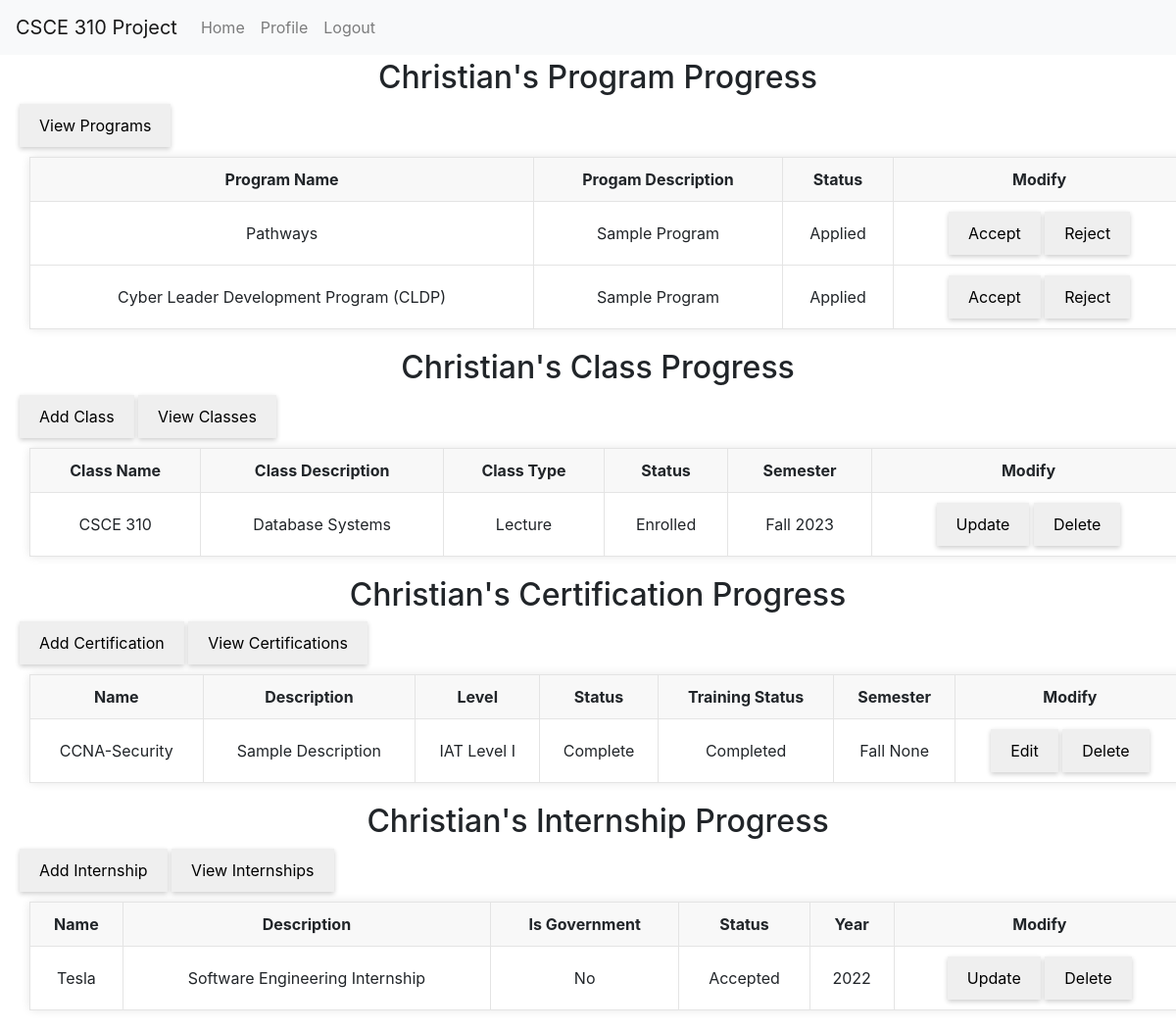
Page /progress/view_progress/1 (signed in) on the committed database.
### tables this page shows
CREATE TABLE Users (
                    UIN INTEGER PRIMARY KEY,
                    First_Name TEXT NOT NULL,
                    M_Initial TEXT,
                    Last_Name TEXT NOT NULL,
                    Username TEXT UNIQUE NOT NULL,
                    Password TEXT NOT NULL,
                    User_Type TEXT NOT NULL,
                    Email TEXT UNIQUE NOT NULL,
                    Discord_Name TEXT NOT NULL,
                    Archived INTEGER NOT NULL
                    );

CREATE TABLE Application (
                    app_num INTEGER PRIMARY KEY AUTOINCREMENT,
                    program_num INTEGER,
                    UIN INTEGER,
                    uncom_cert TEXT,
                    com_cert TEXT,
                    purpose_statement TEXT,
                    FOREIGN KEY(program_num) REFERENCES Programs(program_num),
                    FOREIGN KEY(UIN) REFERENCES College_students(UIN)
                    );

CREATE TABLE Programs (
                    program_num INTEGER PRIMARY KEY AUTOINCREMENT,
                    name TEXT,
                    description TEXT,
                    archived INTEGER
                    );

CREATE TABLE Class_Enrollment (
                    CE_Num INTEGER PRIMARY KEY AUTOINCREMENT,
                    UIN INTEGER,
                    Class_ID INTEGER,
                    Status VARCHAR, 
                    Semester VARCHAR,
                    Year YEAR,
                    FOREIGN KEY(UIN) REFERENCES College_students(UIN),
                    FOREIGN KEY(Class_ID) REFERENCES Classes(Class_ID)
                    );

CREATE TABLE Classes (
                    Class_ID INTEGER PRIMARY KEY AUTOINCREMENT,
                    Name VARCHAR,
                    Description VARCHAR,
                    Type VARCHAR
                    );

CREATE TABLE Cert_Enrollment (
                    CertE_Num INTEGER PRIMARY KEY AUTOINCREMENT,
                    UIN INTEGER,
                    Cert_ID INTEGER,
                    Program_Num INTEGER,
                    Status VARCHAR, 
                    Training_Status VARCHAR,
                    Semester VARCHAR,
                    Year YEAR,
                    FOREIGN KEY(UIN) REFERENCES College_students(UIN),
                    FOREIGN KEY(Cert_ID) REFERENCES Certification(Cert_ID),
                    FOREIGN KEY(Program_Num) REFERENCES Programs(program_Num)
                    );

CREATE TABLE Certification (
                    Cert_ID INTEGER PRIMARY KEY AUTOINCREMENT,
                    Name VARCHAR,
                    Description VARCHAR,
                    Level VARCHAR
                    );

CREATE TABLE Intern_App (
                    IA_Num INTEGER PRIMARY KEY AUTOINCREMENT,
                    UIN INTEGER,
                    Intern_ID INTEGER,
                    Status VARCHAR, 
                    Year YEAR,
                    FOREIGN KEY(UIN) REFERENCES College_students(UIN),
                    FOREIGN KEY(Intern_ID) REFERENCES Internship(Intern_ID)
                    );

CREATE TABLE Internship (
                    Intern_ID INTEGER PRIMARY KEY AUTOINCREMENT,
                    Name VARCHAR,
                    Description VARCHAR,
                    Is_Gov BINARY
                    );

### routes/progress.py (the view)
@progress_bp.route('/view_progress/<int:UIN>', methods=['GET'])
@login_required
def view_progress(UIN):
    if current_user.user_type != "admin":
        return jsonify({"Erorr" : "Access Denied"})
    conn = get_db_connection()
    programs = get_all_programs_by_user(conn, UIN)
    classes = get_all_classes_by_user(conn, UIN)
    interns = get_all_interns_by_user(conn, UIN)
    certs = get_user_enrolled_certs(conn, UIN)
    name = conn.execute('SELECT First_Name FROM Users WHERE UIN=?', (UIN,)).fetchone()
    conn.close()
    return render_template("admin/admin_program_progress.html", programs=programs, classes=classes, interns=interns, certs=certs, name=name['First_Name'])

### app.py (called while the page is built)
@login_manager.user_loader
def load_user(UIN):
    return User(UIN)

### db.py (called while the page is built)
def get_db_connection():
    conn = sqlite3.connect('database.db')
    conn.row_factory = sqlite3.Row
    return conn

### routes/cert.py (called while the page is built)
def get_user_enrolled_certs(conn, UIN):
    return conn.execute('SELECT * FROM View_CertEnrollmentDetails WHERE UIN=?', (UIN, )).fetchall()

### routes/classes.py (called while the page is built)
def get_all_classes_by_user(conn, UIN):
    return conn.execute('SELECT * FROM View_ClassEnrollmentDetails where UIN = ?', (UIN,)).fetchall()

### routes/intern.py (called while the page is built)
def get_all_interns_by_user(conn, UIN):
    return conn.execute('SELECT * FROM View_InternAppDetails where UIN = ?', (UIN,)).fetchall()

### util/Programs.py (called while the page is built)
def get_all_programs_by_user(conn, UIN):
  return conn.execute('SELECT * FROM View_ApplicationDetails WHERE UIN = ?', (UIN,)).fetchall()

### util/Users.py (called while the page is built)
def get_user(conn, UIN):
    query_result = conn.execute("SELECT * FROM View_CollegeStudentDetails WHERE UIN = ?", (UIN,)).fetchone()
    user_info = {}
    if not query_result:
        return user_info
    for column_name in query_result.keys():
        user_info[column_name] = query_result[column_name]
    return user_info

### templates/admin/admin_program_progress.html (shortened to what this page needs)
<!DOCTYPE html>
<html lang="en">
	<head>
		<link rel="stylesheet" href="../../static/general.css" />
		<link rel="stylesheet" href="../../static/admin_home.css" />
		<link
			rel="stylesheet"
			href="https://stackpath.bootstrapcdn.com/bootstrap/4.3.1/css/bootstrap.min.css"
		/>
	</head>
	<body>
		<nav class="navbar navbar-expand-lg navbar-light bg-light fixed-top">
			<a class="navbar-brand" href="#">CSCE 310 Project</a>
			<div class="collapse navbar-collapse" id="navbarNav">
				<ul class="navbar-nav">
					<li class="nav-item">
						<a class="nav-link" href="/">Home</a>
					</li>
					<li class="nav-item">
						<a class="nav-link" href="/profile">Profile</a>
					</li>
					<li class="nav-item">
						<a class="nav-link" href="/logout">Logout</a>
					</li>
				</ul>
			</div>
		</nav>
		<div>
      {% if programs %}
        <h2>{{name}}'s Program Progress</h2>
        <a href="{{ url_for('admin_bp.view_all_programs') }}">
          <button>View Programs</button>
        </a>
        <table id="programsTable">
          <tr>
            <th>Program Name</th>
            <th>Progam Description</th>
            <th>Status</th>
            <th>Modify</th>
          </tr>
          {% for program in programs %}
            {% if not program.archived %}
              <tr>
                <td>{{ program.name }}</td>
                <td>{{ program.description }}</td>
                <td>{% if program.status is not none %} {{ program.status }} {% else %} Applied {% endif %}</td>
                <td>
                  {% if not program.status %}
                    <button onclick="acceptOrRejectRecord({{program.UIN}}, {{program.program_num}}, 1)">Accept</button>
                    <button onclick="acceptOrRejectRecord({{program.UIN}}, {{program.program_num}}, 0)">Reject</button>
                  {% elif program.status == "Enrolled" %}
                    <button onclick="updateProgramProgress({{program.UIN}}, {{program.program_num}}, 'Completed')">Mark as Complete</button>
                    <button onclick="updateProgramProgress({{program.UIN}}, {{program.program_num}}, 'Dropped')">Drop</button>
                  {% elif program.status == "Rejected" %}
                    <button onclick="updateProgramProgress({{program.UIN}}, {{program.program_num}}, 'Enrolled')" >Rescind Rejection</button>
                  {% elif program.status == "Completed" %}
                    <button onclick="updateProgramProgress({{program.UIN}}, {{program.program_num}}, 'Enrolled')"  >Mark as Incomplete</button>
                  {% elif program.status == "Dropped" %}
                    <button onclick="updateProgramProgress({{program.UIN}}, {{program.program_num}}, 'Enrolled')"  >Enroll</button>
                  {% endif %}
                </td>
              </tr>
            {% endif %}
          {% endfor %}
        </table>
      {% endif %}
    </div>
    <div>
      <h2>{{name}}'s Class Progress</h2>
      <div>
        <a href="{{ url_for('classes_bp.add_classes', UIN=request.view_args['UIN']) }}">
          <button>Add Class</button>
        </a>
        <a href="{{ url_for('classes_bp.view_all_classes') }}">
          <button>View Classes</button>
        </a>
      </div>
      <table id="classesTable">
        <tr>
          <th>Class Name</th>
          <th>Class Description</th>
          <th>Class Type</th>
          <th>Status</th>
          <th>Semester</th>
          <th>Modify</th>
        </tr>
        {% for class in classes %}
        <tr>
          <td>{{ class.Name }}</td>
          <td>{{ class.Description }}</td>
          <td>{{ class.type }}</td>
          <td>{{ class.status }}</td>
          <td>{{ class.semester}} {{class.year }}</td>
          <td>
            <a href="{{ url_for('classes_bp.update_class', Class_ID=class.Class_ID, UIN=request.view_args['UIN']) }}">
              <button>Update</button>
            </a>
            <button onclick="deleteClass({{class.Class_ID}}, {{request.view_args['UIN']}})">Delete</button>
          </td>
        </tr>
        {% endfor %}
      </table>
    </div>
    <div>
      <h2>{{name}}'s Certification Progress</h2>
      <div>
        <a href="{{ url_for('cert_bp.add_cert', UIN=request.view_args['UIN']) }}">
          <button>Add Certification</button>
        </a>
        <a href="{{ url_for('cert_bp.view_cert', UIN=request.view_args['UIN']) }}">
          <button>View Certifications</button>
        </a>
      </div>
      <table id="certsTable">
        <tr>
          <th>Name</th>
          <th>Description</th>
          <th>Level</th>
          <th>Status</th>
          <th>Training Status</th>
          <th>Semester</th>
          <th>Modify</th>
        </tr>
        {% for cert in certs %}
        <tr>
          <td>{{ cert.Name }}</td>
          <td>{{ cert.Description }}</td>
          <td>{{ cert.Level }}</td>
          <td>{{ cert.Status }}</td>
          <td>{{ cert.Training_Status }}</td>
          <td>{{ cert.Semester}} {{cert.Year }}</td>
          <td>
              <a href="{{url_for('cert_bp.update_cert_enrollment', Cert_ID=cert.Cert_ID, UIN=request.view_args['UIN'])}}">
                  <button>Edit</button>
              </a>
              <button onclick="deleteCert({{cert.Cert_ID}}, {{request.view_args['UIN']}})">Delete</button>
          </td>
        </tr>
        {% endfor %}
      </table>
    </div>
    <div>
      <h2>{{name}}'s Internship Progress</h2>
      <div>
        <a href="{{ url_for('intern_bp.add_internship', UIN=request.view_args['UIN']) }}">
          <button>Add Internship</button>
        </a>
        <a href="{{ url_for('intern_bp.view_all_internships') }}">
          <button>View Internships</button>
        </a>
      </div>
      <table id="classesTable">
        <tr>
          <th>Name</th>
          <th>Description</th>
          <th>Is Government</th>
          <th>Status</th>
          <th>Year</th>
          <th>Modify</th>
        </tr>
        {% for intern in interns %}
        <tr>
          <td>{{intern.name}}</td>
          <td>{{intern.description}}</td>
          <td>{{intern.is_gov}}</td>
          <td>{{intern.status}}</td>
          <td>{{intern.year}}</td>
          <td>
            <a href="{{ url_for('intern_bp.update_intern', Intern_ID=intern.Intern_ID, UIN=request.view_args['UIN']) }}">
              <button>Update</button>
            </a>
            <button onclick="deleteIntern({{intern.Intern_ID}}, {{request.view_args['UIN']}})">Delete</button>
          </td>
        </tr>
        {% endfor %}
      </table>
    </div>
    </body>
    </html>

### static/general.css (style rules this page uses)
body { padding-top: 60px; padding-left: 20px; }
table { border-collapse: collapse; margin: 10px; }
table, th, td { border: 1px solid #e4e4e4; }
th, td { padding: 10px; text-align: left; }
th { background-color: #f8f8f8; vertical-align: text-top; }
button { cursor: pointer; border: 2px solid #808080; }

### static/admin_home.css (style rules this page uses)
body { background-color: #f5f5f5; padding-top: 60px; }
h1, h2 { text-align: center; margin-bottom: 20px; }
table { box-shadow: 0 0 10px rgba(0,0,0,0.1); background: #fff; border-radius: 5px; width: 100%; margin-bottom: 20px; }
table th, table td { text-align: center; vertical-align: middle; }
button, .btn-custom { border: none; padding: 10px 20px; margin: 10px 2px; border-radius: 5px; box-shadow: 0 2px 5px rgba(0,0,0,0.2); }

### rows in the picture
Users: First_Name "Christian"
Application: name "Pathways", description "Sample Program"
Application: name "Cyber Leader Development Program (CLDP)", description "Sample Program"
Class_Enrollment: Name "CSCE 310", Description "Database Systems", type "Lecture", status "Enrolled", semester "Fall", year "2023"
Cert_Enrollment: Name "CCNA-Security", Description "Sample Description", Level "IAT Level I", Status "Complete", Training_Status "Completed", Semester "Fall", Year "None"
Intern_App: name "Tesla", description "Software Engineering Internship", is_gov "No", status "Accepted", year "2022"
